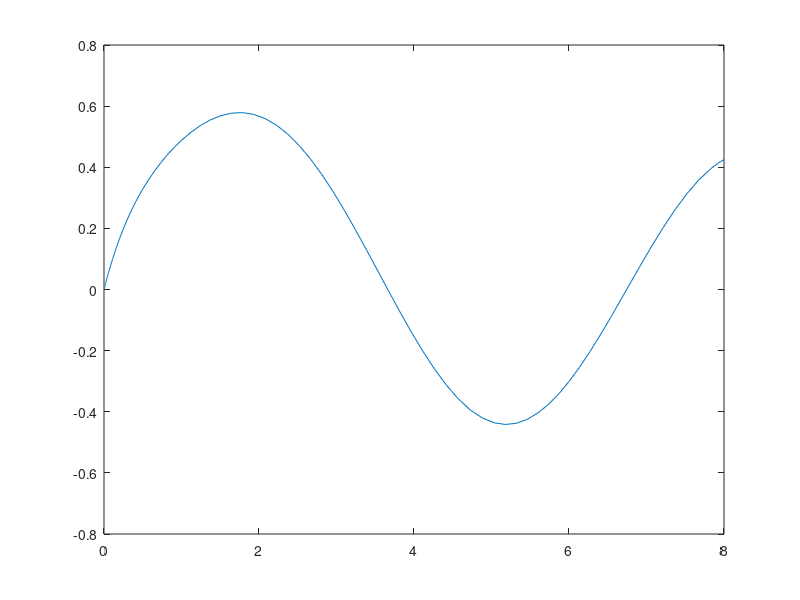

The MATLAB source for this figure:
%% 3.1
clear; clc;

% define the interval
ts=0; te=8;

% initial value
y0=0;

% definition of the ode (right hand side)
ode_31=@(t,y) [-2*y+sin(t)+exp(-t)];

% solve the ode
[t,y]=ode45(ode_31,[ts te],y0);

plot(t,y);
